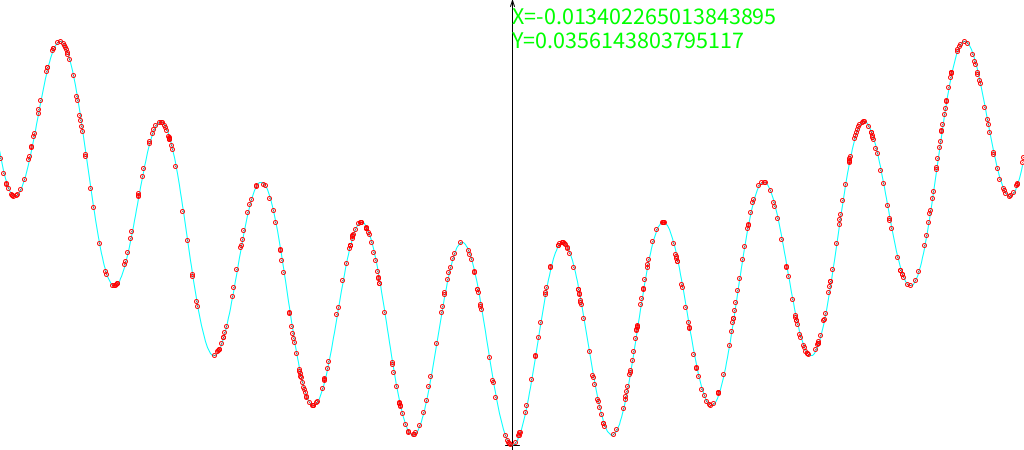
Frame 1 (no input)
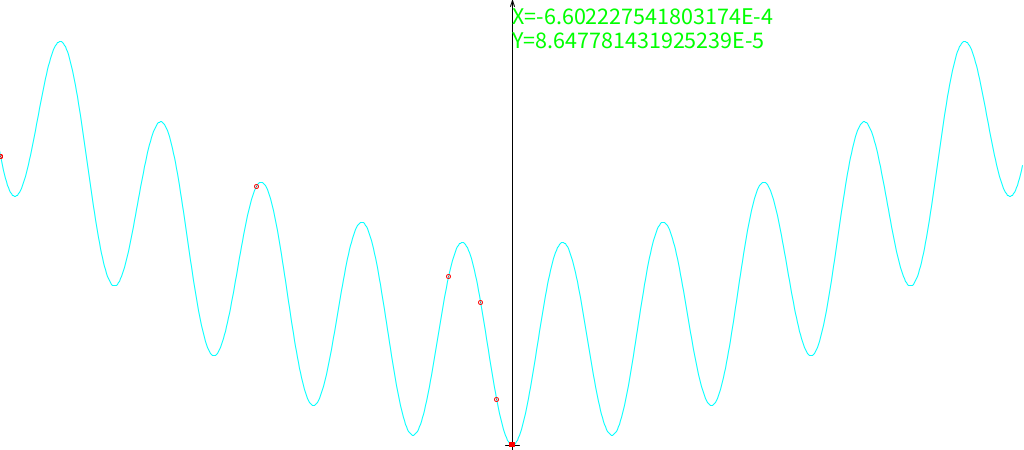
Frame 60 (the mouse pressed at the canvas centre just before this capture)
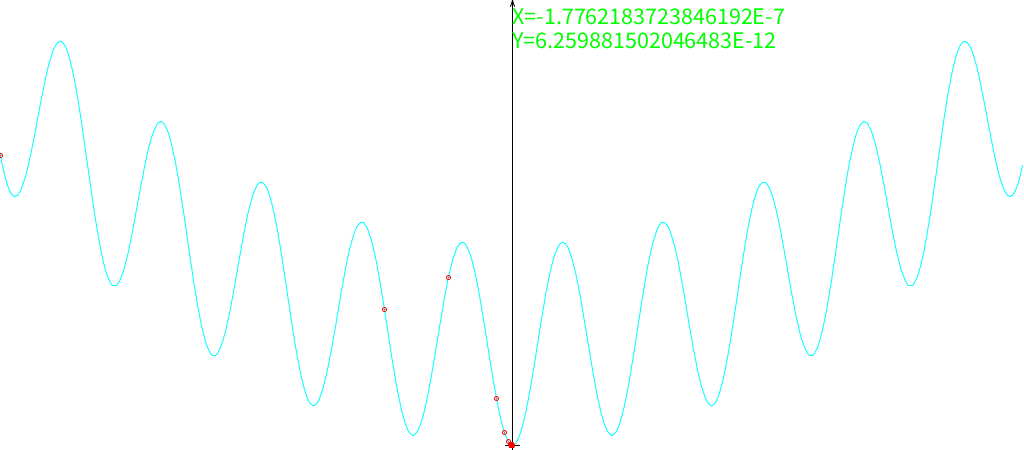
Frame 120 (the mouse held since frame 60 and released just before this capture)

The Processing sketch that drew these frames (run headless with seeded random() and noise(); from frame 60 on, the mouse is pressed at the canvas centre):

// Processing sketch: GA_Gray
// ── GA_Gray.pde
/// Bardzo prosty algorytm genetyczny z samymi mutacjami.
//-///////////////////////////////////////////////////////////
/// @date 2026-06-11 (modified)

import java.lang.Math;

/// @name Parametry algorytmu genetycznego
/// @{
int     TEMPO=10;                  ///< Ile kroków algorytmu na sekundę?
int     population_size=500;       ///< Rozmiar populacji rozwiązań.
float   selection_rate=0.33;       ///< Jaką część populacji wymieniamy w kazdej generacji (kroku algorytmu).
float   mutation_rate=0.005;       ///< Jaki jest poziom mutacji (może miec różne interpretacje!)
boolean use_Gray_code=true;        ///< Czy liczby kodujemy w sposób, który wygładza przestrzeń rozwiązań?
boolean maximize=false;            ///< Czy szukamy maksimum funkcji? Gdy false to szukamy minimum.
boolean selection_by_duels=false;  ///< Czy używamy selekcji przez pojedynki czy klasycznej - z sortowaniem.
/// @}

GAPopulation Pop;

/// Jednowymiarowa Funkcja Rastrigina.
/// @details 
/// Wzór matematyczny dla jednej zmiennej wygląda następująco:
///      \(f(x)=10+x^{2}-10\cdot \cos (2\pi x)\)
///      f(X) = 10 + x² - 10cos(2πx)
/// * Zalecany dziedzinowy przedział poszukiwań to `x in [-5.12, 5.12]`. 
///   W tym przedziale funkcja ma jedno wyraźne minimum globalne w punkcie `x = 0`,
///   gdzie wartość wynosi `0`, oraz kilkanaście minimów lokalnych („dolin”, w których 
///   można zobaczyć, że algorytm utknął, jeśli mutacja będzie za mała).
/// * Minimum globalne (Dno): Wynosi dokładnie 0.0 dla punktu `x = 0`.
/// * Maksimum globalne (Szczyt): Wynosi około 40.35 dla punktów \(x \approx \pm 4.523\).
/// * por.: https://www.wikiwand.com/en/Rastrigin_function . Są tam tez odnośniki do 
///   innych funkcji ciekawych jako banchmarki dla algorytmów optymalizacyjnych.
double Rastrigin(double x)
{
  return 10+x*x-10*Math.cos(2*x*Math.PI);
}

void calculate_fitnesses(GAPopulation pop)
{
  for(int i=0;i<pop.all.length;i++)
  {
    double cfit=pop.get_fitness(i);
    if(cfit==-Double.MAX_VALUE) // Jeszcze nie było liczone
    {
      double cx=pop.get_val(i);
      cfit=Rastrigin(cx);
      pop.set_fitness(i,cfit);
    }
  }
}


float zero=-5; ///< Pozycja Y==0 jako współrzędna w oknie.

void draw_function()
{
  stroke(0);
  line(512,height,512,0);
  line(512,0,510,6);
  line(512,0,514,6);
  line(505,zero,519,zero);
  
  int mi=width-1;
  float old_y=(float)Rastrigin(-5.13);
  stroke(0,255,255);
  for(int i=0;i<mi;i++)
  {
    double x=i/100.0-5.12;
    float y=(float)Rastrigin(x); //println(x,y);
    line(i-1,zero-old_y*10,i,zero-y*10);
    old_y=y;
  }
}

/// @name Para wartości aktualnie najlepszego rozwiązania
/// @{
double best_fit=-Double.MAX_VALUE;
double x_best=-Double.MAX_VALUE;
/// @}

void find_the_best(GAPopulation pop)
{
  if(maximize)
  { best_fit=x_best=-Double.MAX_VALUE; }
  else
  { best_fit=x_best=Double.MAX_VALUE; }
  
  for(int i=0;i<pop.all.length;i++)
  if(maximize)
  {
    double fit=pop.all[i].fitness;
    if(fit>best_fit)
    {
      best_fit=fit;
      x_best=pop.get_val(i);
    }
  }
  else
  {
    double fit=pop.all[i].fitness;
    if(fit<best_fit)
    {
      best_fit=fit;
      x_best=pop.get_val(i);
    }
  }
}

// Rysuje populacje.
void draw_population(GAPopulation pop)
{ 
  stroke(255,0,0);noFill();
  for(int i=0;i<pop.all.length;i++)
  {
    float cx=(float)pop.get_val(i)*100+512;
    float cfit=zero-(float)pop.get_fitness(i)*10;
    circle(cx,cfit,4);
    point(cx,cfit);
  }
}

void setup()
{
  //tests();
  size(1024,450);
  zero=height-5;
  Pop=new GAPopulation(population_size,-5.12,5.12,use_Gray_code);
  frameRate(TEMPO);
}

void draw()
{
  background(255);
  // Stan aktualny:
  draw_function();
  calculate_fitnesses(Pop);
  draw_population(Pop);
  
  find_the_best(Pop);
  fill(0,255,0);
  textSize(24);
  text("X="+x_best,width/2,24);
  text("Y="+best_fit,width/2,48);
  println(frameCount,"\tX:\t",x_best,"\tY:\t",best_fit);
  
  // Zmiana stanu:
  if(selection_by_duels)
  {
    Pop.clonal_offspring_by_duels(selection_rate,mutation_rate,maximize);
  }
  else
  {
    Pop.sort_by_fitness(maximize);
    Pop.clonal_offspring(selection_rate,mutation_rate);
  }
}

//-////////////////////////////////////////////////////////////////////////////////////////////////////////
//  https://www.researchgate.net/profile/WOJCIECH_BORKOWSKI - https://github.com/borkowsk/bookProcessingPL
//-////////////////////////////////////////////////////////////////////////////////////////////////////////
//_EOC

// ── GAPopulation.pde
/// Populacja agentów genetycznych do rozwiązywania jednowymiarowych problemów.
//-////////////////////////////////////////////////////////////////////////////
/// @date 2026-06-11 (last modification)
import java.lang.Math;
import java.util.Arrays;
import java.util.Comparator;

/// @brief "GAgatek" czyli agent algorytmu genetycznego.
/// @details
/// Gagatek to potoczne określenie oznaczające figlarza, łobuziaka lub osobę lekkomyślną, 
/// zdolną do nieodpowiedzialnych wybryków i drobnych wykroczeń.  
/// Synonimami są tu m.in. urwis, ancymonek, ziółko czy spryciarz.
class GAgatek implements Comparable
{
  int       gene; ///< Geny są inicjowane w konstruktorze.
  double fitness; ///< Fitness to dopiero określi środowisko.
  
  GAgatek(int i_gene){ gene=i_gene;fitness=-Double.MAX_VALUE; }
  
  void reset_gene(int i_gene) { gene=i_gene;fitness=-Double.MAX_VALUE; }
  
  //double get_fitness() { return fitness; }
  
  int compareTo(Object o)
  {
    GAgatek other=(GAgatek)o;
    if (this.fitness < other.fitness) return 1;
    if (this.fitness > other.fitness) return -1;
    return 0;
  }
  
}//_EndOfClass

/// Populacja "gagatków" zajmuje się implementacją podstawowych operacji genetycznych.
/// @details Nie implementujemy crossing-over bo w problemach jednowymiarowych nie ma potrzeby jego używania.
class GAPopulation
{
  GAgatek[] all;
  
  double  minx,range; ///< Zakres wartości x w jakim szukamy.
  boolean gray_coded; ///< Czy używamy kodowania Graya?
  
  /// @brief Konstruktor.
  GAPopulation(int population_size,double min_x,double max_x,boolean use_Gray)
  {
    all=new GAgatek[population_size];
    
    minx=min_x;
    range=max_x-min_x;
    gray_coded=use_Gray;
    
    for(int i=0;i<population_size;i++)
    {
      double r=Math.random()*range;
      int as_NKB=map_(r,range);
      int as_gray=toGray(as_NKB);
      
      float f=(float)r; ///< Żeby można było podejrzec w debugerze różnicę z `r`.
      int as_float=reinterpret(f);
      
      //Test kodowania
      println('*',minx+r,'\t',r,'\t',
              toBin(as_NKB,32),'\t',minx+unmap_(as_NKB,range),'\t',
              toBin(as_gray,32),'\t',minx+unmap_(fromGray(as_gray),range),'\t',
              toBin(as_float,32),'\t',minx+reinterpret(as_float,0f,(float)range) 
              );
              
      if(gray_coded) //TODO Zmienić na enum okreslający sposób kodowania.
        all[i]=new GAgatek(as_gray);
      else
        all[i]=new GAgatek(as_NKB);
    }
  } //<>//
  
  // Akcesory:
  //==========
  
  /// @brief Odczytanie wartości zakodowanej w genie konkretnego gagenta.
  double get_val(int index)
  {                                      assert(index<all.length);
    int from_gene=all[index].gene;
    if(gray_coded)
      return minx+unmap_(fromGray(from_gene),range);
    else
      return minx+unmap_(from_gene,range);  // NKB
  }
  
  /// @brief Ustawienie nowej wartości fitness uzyskanej "ze środowiska".
  void set_fitness(int index,double new_fitness)
  {                                     assert(index<all.length);
    all[index].fitness=new_fitness;
  }
  
  /// @brief Odczytanie wartości fitness.
  /// @return Wartość ustawioną w set_fitness, a jak jeszcze nie policzone to -Double.MAX_VALUE;
  double get_fitness(int index)
  {                                     assert(index<all.length);
    return all[index].fitness;
  } //<>//

  // GŁÓWNE OPERACJE GENETYCZNE:
  //============================

  /// @brief Sortowanie wg. fitness. @note Wartości dostosowania muszą być już znane dla wszystkich gagatków!
  /// @param maximize - czy szukamy/promujemy maksimum wartości `fitness` czy przeciwnie - minimum (co ma sens przy funkcjach).
  void sort_by_fitness(boolean maximize)
  {
    if(maximize)
      Arrays.sort(all);
    else
      // Kod sortowania odwrotnego (malejąco po fitness):
      Arrays.sort(all, new Comparator() {
        public int compare(Object o1, Object o2) {
          GAgatek g1 = (GAgatek) o1;
          GAgatek g2 = (GAgatek) o2;
          
          // Odwrotne sortowanie: g2 porównujemy z g1
          if (g2.fitness > g1.fitness) return -1;
          if (g2.fitness < g1.fitness) return 1;
          return 0;
        }
      });

    // ZBYT NOWOCZEŚNIE - NAWET Processing 4 tego nie rozumie: 
    //Arrays.sort(all,Comparator.comparingDouble(GAgatek::get_fitness));
    
    // TO DZIAŁA W Processing WERSJI 4.
    //// Sortowanie rosnąco w starszym stylu z dwuparametrową funkcją "lambda":
    //// Trochę to "magiczne" bo funkcje Lambda pochodzą z "arsenału" bardzo profesjonalnego.
    //if(maximize)
    //  Arrays.sort(all, (obiektA, obiektB) -> Double.compare(obiektA.fitness, obiektB.fitness)  );
    //else
    //  Arrays.sort(all, (obiektA, obiektB) -> Double.compare(obiektB.fitness, obiektA.fitness)  );
  }
  
  /// @brief Klonowanie genu. Nowa wartość może być identyczna lub różnić się jednym bitem.
  //double current_mutation_rate=0;
  int max_mutation_index=0;//(int)(1./current_mutation_rate);
  int randomized_clone(int parent_gene)
  {
    int index=(int)random(max_mutation_index);
    if(index<32)
      return switch_bit(parent_gene,index,32); //z mutacją
    else  
      return parent_gene; //Bez mutacji bo trafił poza
  }
  
  /// @brief Produkcja potomstwa najlepiej przystosowanych (tzw. "odcięcie").
  /// @note Zakładamy, że wcześniej policzono fitness i wykonano sortowanie!
  /// @param selection_r - współczynnik selekcji czyli jaka część populacji zostanie bezpowrotnie zastąpiona.
  /// @param mutation_r - jak często zachodzi flip bitu w powstającym klonie gagatka.
  /// @details
  /// Powstaje `population_size*selection_r` nowych agentów będacych (niekiedy zmutowanymi) klonami rodziców 
  /// wylosowanych z `population_size*(1-selection_r)` gagatków z "górnej" części tablicy `all`.
  void clonal_offspring(float selection_r,float mutation_r)
  {
    this.max_mutation_index=(int)(1./mutation_r);
    int border=(int)(all.length*(1-selection_r)); ///< Granica od której zaczyna się nowy obszar.
    for(int i=border;i<all.length;i++)
    {
      int parent_index=(int)random(0,border-1);                             assert(parent_index<border);
      int new_gene=randomized_clone(all[parent_index].gene);
      all[i].reset_gene(new_gene); //Przy okazji czyści stary fitness żeby mógł zostać policzony od nowa.
    }
  }
  
  /// @brief Produkcja potomstwa zwycięzców pojedynków losowych par. 
  /// @note Zakładamy, że wcześniej policzono `fitness`, ale nie wykonano sortowania!
  /// @param selection_r - współczynnik selekcji czyli jaka część populacji zostanie bezpowrotnie zastąpiona.
  /// @param mutation_r - jak często zachodzi flip bitu w powstającym klonie gagatka.
  /// @param maximize - czy szukamy/promujemy maksimum wartości `fitness` czy przeciwnie - minimum (co ma sens przy funkcjach).
  /// @details
  /// Powstaje `population_size*selection_r` nowych agentów będacych (niekiedy zmutowanymi) klonami rodziców,
  /// którzy wygrali pojedynki na wartość `fitness` w wylosowanych parach. 
  void clonal_offspring_by_duels(float selection_r,float mutation_r,boolean maximize)
  {
    this.max_mutation_index=(int)(1./mutation_r);
    int N=(int)(selection_r*all.length); //Ile nowych potomków, czyli ile pojedynków.
    for(int pair=0;pair<N;pair++)
    {
      GAgatek A=null,B=null;
      int indexA=-1,indexB=-1;
      
      do{ //Losowanie par z uniknięciem walk samobójczych i z nowymi dziećmi.
        indexA=(int)random(all.length);
        indexB=(int)random(all.length);
        A=all[indexA];
        B=all[indexB];
      }while(A.fitness==-Double.MAX_VALUE || B.fitness==-Double.MAX_VALUE || indexB==indexA);
      
      if(maximize) //Czy szukamy maksimum?
      {
        if(A.fitness>B.fitness) //Wygrywa A
          B.reset_gene(randomized_clone(A.gene));
        else //Wygrywa B, nawet jak ma równy fitness. Chodzi o to żeby jakaś "wymiana pokoleń" wciąż zachodziła.
          A.reset_gene(randomized_clone(B.gene));
      }
      else //Alternatywnie szukamy minimum.
      {
        if(A.fitness<B.fitness) //Wygrywa A
          B.reset_gene(randomized_clone(A.gene));
        else //Wygrywa B, nawet jak ma równy fitness. Chodzi o to żeby jakaś "wymiana pokoleń" wciąż zachodziła.
          A.reset_gene(randomized_clone(B.gene));
      }
    }
  }
  
  // MAPOWANIE ZAKRESU 0..maxVal na zakres integerów i z powrotem.
  //==============================================================
  
  /// @brief Szerokość zakresu docelowego (dla int 32 jest to dokładnie 4 294 967 295).
  final double targetRange = (double) Integer.MAX_VALUE - (double) Integer.MIN_VALUE;
        
  /// @brief Prywatne kodowanie wartości double z zakresu 0...maxVal na cały "signed int" 32-bitowy.      
  private int map_(double val, double maxVal) 
  {
        // Zabezpieczenie przed wartościami spoza zakresu [0, maxVal]
        if (val <= 0) return Integer.MIN_VALUE;
        if (val >= maxVal) return Integer.MAX_VALUE;

        // Obliczenie zmapowanej wartości
        double mapped = (double) Integer.MIN_VALUE + (val / maxVal) * targetRange;

        return (int) Math.round(mapped);
  }

  /// @brief Prywatne dekodowanie wartości z int z powrotem na zadany zakres 0...maxVal.
  private double unmap_(int codedVal, double maxVal) 
  {
      // Obliczenie pozycji codedVal w zakresie int (od 0 do 1)
      double percentage = ((double) codedVal - (double) Integer.MIN_VALUE) / targetRange;

      // Skalowanie powrotne do zakresu [0, maxVal]
      double unmapped = percentage * maxVal;

      // Zabezpieczenie przed minimalnymi błędami zaokrągleń zmiennoprzecinkowych
      if (unmapped <= 0) return 0.0;
      if (unmapped >= maxVal) return maxVal;

      return unmapped;
  }
  
}//_EndOfClass

//-////////////////////////////////////////////////////////////////////////////////////////////////////////
//  https://www.researchgate.net/profile/WOJCIECH_BORKOWSKI - https://github.com/borkowsk/bookProcessingPL
//-////////////////////////////////////////////////////////////////////////////////////////////////////////
//_EOC

// ── GAtools.pde
/// Narzędzia bitowe dla algorytmów ewolucyjnych.  
//-//////////////////////////////////////////////
/// @date 2026-06-11 (modified)
// Skomentowane w standardzie Doxygen.

/// Tworzy string z reprezentacją hexadecymalną liczby typu integer (32-bitowy).
/// @param sou - wartość wejściowa.
/// @param USE_BITS - ograniczenie liczby bitów.
public String toHex(int sou,int USE_BITS)
{                                                     assert(USE_BITS <= 32);
  int form=(USE_BITS+3)/4;
  return hex(sou,form);
}

/// Tworzy string z reprezentacją hexadecymalną liczby typu long integer (64 bitowy).
/// @param sou - wartość wejściowa.
/// @param USE_BITS - ograniczenie liczby bitów.
public String toHex(long sou,int USE_BITS)
{                                                     assert(USE_BITS <= 64);
  if(USE_BITS>32)
  {
    int high=(int)(sou>>>32);
    int low =(int)(sou);
    return toHex(high,USE_BITS-32)+"."+toHex(low,32);
  }
  else
    return toHex((int)(sou),USE_BITS);
}

/// Tworzy string z reprezentacją binarną liczby typu integer (32-bitowy).
/// @param sou - wartość wejściowa.
/// @param USE_BITS - ograniczenie liczby bitów.
public String toBin(int sou,int USE_BITS)
{                                                     assert(USE_BITS <= 32);
  return binary(sou,USE_BITS);
}

/// Tworzy string z reprezentacją binarną liczby typu long integer (64 bitowy).
/// @param sou - wartość wejściowa.
/// @param USE_BITS - ograniczenie liczby bitów.
public String toBin(long sou,int USE_BITS)
{                                                     assert(USE_BITS <= 64);
  if(USE_BITS>32)
  {
    int high=(int)(sou>>>32);
    int low =(int)(sou);
    return toBin(high,USE_BITS-32)+"."+toBin(low,32);
  }
  else
    return toBin((int)(sou),USE_BITS);
}

/// @name kodowanie z NKB na kod Graya. 
/// @details
/// Funkcje przyjmują zwykłą liczbę (np. wylosowaną) i zwracają jej reprezentację w kodzie Graya.
/// @{
  
/// Kodowanie 32 bitowej liczby NKB ze znakiem na kod Graya.
/// @param n - liczba ze znakiem zakodowana naturalnie (NKB).
/// @return liczba `n` zakodowana kodem Graya.
public static int toGray(int n) {
    return n ^ (n >>> 1);
}

/// Kodowanie 64 bitowej liczby NKB ze znakiem na kod Graya.
/// @param n - liczba ze znakiem zakodowana naturalnie (NKB).
/// @return liczba `n` zakodowana kodem Graya.
public static long toGray(long n) {
    return n ^ (n >>> 1);
}
/// @}


/// Dekodowanie powrotne z kodu Graya na NKB.
/// @details 
/// Jest to nieco bardziej skomplikowane i wymaga iteracyjnego (lub kaskadowego) nakładania operacji XOR, 
/// ponieważ każdy bit liczby NKB zależy od wszystkich bitów stojących przed nim.
/// Oto najbardziej wydajne, bezpętlowe implementacje bitowe (działające w czasie logarytmicznym).
/// @note Z pomocą Gemini, ale sprawdzone testem.
/// @{

/// Dekodowanie 32 bitowej liczby ze znakiem w kodzie Graya.
/// @param g - liczba zakodowana kodem Graya.
/// @return liczba `g` zdakodowana na kod NKB.
public static int fromGray(int g) {
    g ^= (g >>> 16);
    g ^= (g >>> 8);
    g ^= (g >>> 4);
    g ^= (g >>> 2);
    g ^= (g >>> 1);
    return g;
}

/// Dekodowanie 64 bitowej liczby ze znakiem w kodzie Graya.
/// @param g - liczba zakodowana kodem Graya.
/// @return liczba `g` zdakodowana na kod NKB.
public static long fromGray(long g) {
    g ^= (g >>> 32);
    g ^= (g >>> 16);
    g ^= (g >>> 8);
    g ^= (g >>> 4);
    g ^= (g >>> 2);
    g ^= (g >>> 1);
    return g;
}
/// @}

/// @name Funkcje obrabiające BEZNAKOWE, 32-bitowe liczby w kodzie Graya.
/// @details
/// W Javie 32-bitowa wartość bez znaku (unsigned int) mieści się w 64-bitowym typie long. 
/// Aby traktować int jako unsigned w kontekście kodu Graya, musimy zadbać o dwie rzeczy:
/// - Przy konwersji do Graya (long -> int) – uciąć wyższe 32 bity, aby operacja XOR nie 
///   uwzględniała śmieci spoza zakresu.
/// - Przy dekodowaniu (int -> long) – potraktować bity z int jako czystą wartość dodatnią 
///   (odciąć rozszerzenie znaku), a następnie przeprowadzić dekodowanie.
/// @{
  
/// Kodowanie liczby z zakresu 0...2^32 na 32 kod Graya. 
/// @param n - zakodowana naturalnie (NKB) liczba nieujemna, nie większa niż 2^32.
/// @return liczba `n` zakodowana kodem Graya.
/// @note Z pomocą Gemini, ale sprawdzone testem.
public static int toGrayU32(long n) 
{
    // Obcinamy long do 32 bitów, aby operować wyłącznie na zakresie unsigned int
    int bin = (int) n;
    // Wykonujemy klasyczną operację Graya na 32 bitach
    return bin ^ (bin >>> 1);
}

/// Dekodowanie zakodowane kodem Graya 32 bitowej liczby na liczbę z zakresu 0...2^32.
/// @param g - liczba zakodowana kodem Graya.
/// @return liczba `g` zdekodowana na NKB.
public static long fromGrayU32(int g) {
    // Krok 1: Dekodujemy kod Graya na poziomie 32 bitów
    g ^= (g >>> 16);
    g ^= (g >>> 8);
    g ^= (g >>> 4);
    g ^= (g >>> 2);
    g ^= (g >>> 1);
    
    // Krok 2: Konwertujemy zdekodowany int na bezznakowy long (maska 0xFFFFFFFFL)
    return g & 0xFFFFFFFFL;
}
/// @}

/// @name Reinterpretacje bitów int i long na float i double i odwrotnie.
///       ===============================================================
/// @details Mutowanie bitów reprezentacji zmiennoprzecinkowej obciążone jest
///          wieloma możliwościami uzyskania letalnych kombinacji, 
///          przede wszystkim wychodzących poza sensowny dla zadania zakres.
///          Pozwala jednak dojść algorytmowi znacznie bliżej rozwiązania niż
///          mapowanie zakresu na liczbę typu `int` czy nawet `long`.
/// @{
    
    ///@returns wartość z zakresu. Jeśli ciąg bitowy nie daje wartości z zakresu 
    ///         lub jest którąś z nie-liczb to zwracane jest Float.NaN, co można
    ///         sprawdzić warunkiem `if(Float.isNaN(...)) ...`.
    float   reinterpret(int src,float min,float max)
    {
      float val=Float.intBitsToFloat(src);
      if(min<=val && val<=max)
        return val;
      else
        return Float.NaN;
    }
    
    ///@returns wartość z zakresu. Jeśli ciąg bitowy nie daje wartości z zakresu 
    ///         lub jest którąś z nie-liczb to zwracane jest Float.NaN, co można
    ///         sprawdzić warunkiem `if(Float.isNaN(...)) ...`.
    double reinterpret(long src,double min,double max)
    {
      double val=Double.longBitsToDouble(src);
      if(min<=val && val<=max)
        return val;
      else
        return Double.NaN;
    }
    
    ///@returns liczbę typu `int` o takiej samej reprezentacji bitowej jak `src`.
    ///@note jak "reinterpret_cast" w C++.
    int reinterpret(float src)
    {
      return Float.floatToIntBits(src);
    }
    
    ///@returns liczbę typu `long` o takiej samej reprezentacji bitowej jak `src`.
    ///@note jak "reinterpret_cast" w C++.
    long reinterpret(double src)
    {
      return Double.doubleToLongBits(src);
    }
  
/// @}  

/// @name Funkcje kodujące mniejsze geny o dlugosci do 31 bitów w ciagu 64 bitów.
/// @details
/// Do upakowania wielu genów w jednym 64-bitowym ciągu (long) idealnie nadają się operacje na maskach bitowych.
/// W poniższych implementacjach przyjmujemy standardową konwencję, gdzie bit o indeksie 0 to najmniej znaczący bit 
/// (LST, po prawej stronie), a bit 63 to bit najstarszy (po lewej stronie). 
/// @note Poniższe wysoce wydajne, BEZWARUNKOWE funkcje realizują to zadanie, ale nie sprawdzają poprawności parametrów!
/// [Gemini]
/// @{
  
/// Funkcja wycina określoną liczbę bitów (length) zaczynając od pozycji start_pos (włącznie).
/// @details Przesuwa je na sam początek ciagu, zwracając jako czystą wartość int (unsigned).
/// @returns WYEKSTRACHOWANY CIĄGU BITÓW na liczbie typu `int` (32 bity).
public static int get_bits(long value, int pos, int length) 
{                                                                               assert(0<=pos && pos < 64);
    // 1. Przesuwamy interesujące nas bity na samą prawą stronę (pozycję 0)
    long shifted = value >>> pos;
    
    // 2. Tworzymy maskę bitową o żądanej długości (np. dla length=5: 00011111)
    long mask = (1L << length) - 1;
    
    // 3. Wycinamy bity maską i bezpiecznie rzutujemy na int
    return (int) (shifted & mask);
}

/// Funkcja wstawia wartość genu (gene_value) o określonej długości (length) w wybrane miejsce (start_pos) wewnątrz oryginalnego ciągu long. 
/// @note Stare bity na tych pozycjach są całkowicie nadpisywane.
/// @return Zwraca nowy ciąg 64 bitowy na liczbie typu `long`.
public static long put_bits(long old_value, int pos, int length, int put_value)
{                                                                               assert(0<=pos && pos < 64);
    // 1. Tworzymy maskę dla genu (np. dla length=5: 00011111)
    long mask = (1L << length) - 1;
    
    // 2. Czyszczona jest wartość genu ze struktur powyżej 'length' (zabezpieczenie)
    long clean_gene = put_value & mask;
    
    // 3. Tworzymy maskę czyszczącą dla oryginalnej liczby (zera na docelowych pozycjach)
    long clear_mask = ~(mask << pos);
    
    // 4. Czyścimy miejsce w oryginalnej liczbie i wstawiamy przesunięty gen za pomocą OR (|)
    return (old_value & clear_mask) | (clean_gene << pos);
}
/// @}

/// Funkcj3 do odwracania wartości konkretnego bitu (do użycia w mutacjach).
/// @param sou - wartość wejściowa do zmutowania.
/// @param pos - okresla w jakiej pozycji flip-flop-ujemy bit.
/// @param USE_BITS - ograniczenie liczby bitów gdzie może zajść zmiana.
/// @return liczba `sou` z odwróconym bitem na pozycji `pos`.
/// @note POZOSTAŁE BITY. TAKŻE TE POWYŻEJ `USE_BITS` NIE ULEGAJĄ ZMIANIE.
/// @{

/// Wersja 32 bitowa.  
public  int switch_bit(int sou,int pos,int USE_BITS)
{
  if(pos>=USE_BITS)
  {
    println(" Mutation outside BITMASK");
    return sou;
  }//else Pozycja jest poprawna.
  
  int bit=0x1<<pos; // Ustawianie pozycji na masce.
  return sou^bit;   // Przełącznie bitu wg. maski. (xor should do the job).
}


/// Wersja 64 bitowa.  
public  long switch_bit(long sou,int pos,int USE_BITS)
{
  if(pos>=USE_BITS)
  {
    println(" Mutation outside BITMASK");
    return sou;
  }//else Pozycja jest poprawna.
  
  long bit=0x1<<pos; // Ustawianie pozycji na masce.
  return sou^bit;    // Przełącznie bitu wg. maski. (xor should do the job).
}
/// @}

/// @name Funkcje do wykonywania crossing-over.
/// @details 
///   Działa prosto przy założeniu upraszczającym, że zawsze poczatkowa część jest od pierwszego rodzica, 
///   a od pozycji "pos" mamy bity od drugiego rodzica. Jeśli chcesz uzyskać efekt odwrotny to...
///   Zamień kolejność rodziców w wywołaniu!
/// @{
  
/// Crossing over dla chromosomów 32 bitowych.  
public static int cross_over(int parent1, int parent2, int pos) 
{                                                                assert(0<=pos && pos < 32);
    // 1. Tworzymy maskę dla końcowych (młodszych) bitów od pozycji 'pos' w prawo.
    // Np. dla pos = 4, maska to cztery jedynki: 000...0001111
    int mask = (1 << pos) - 1;

    // 2. ~mask zachowuje bity po lewej stronie (starsze) pierwszego rodzica.
    // 3. mask zachowuje bity po prawej stronie (młodsze) drugiego rodzica.
    return (parent1 & ~mask) | (parent2 & mask);
}

/// Crossing over dla chromosomów 64 bitowych.
public static long cross_over(long parent1, long parent2, int pos) 
{                                                                assert(0<=pos && pos < 64);
    // 1. Tworzymy 64-bitową maskę za pomocą literału 1L.
    long mask = (1L << pos) - 1;

    // 2. Łączymy lewą część pierwszego rodzica z prawą częścią drugiego rodzica.
    return (parent1 & ~mask) | (parent2 & mask);
}
/// @}

/// Funkcja testująca zestaw narzędzi dla GA.
void tests()
{
  int testi=0x00FFAA11;
  long testl=0x1100AABBC0DDEEFFl;//0x8100000A000000EFl;//0x1001010110000000l;//0x1100AABBC0DDEEFFl;
  
  println("\nLiczby 32 bitowe ze znakiem:\n============================");
  println("NKB:",testi);
  println("24b:",toHex(testi,24),"\t",toBin(testi,24));
  println("32b:",toHex(testi,32),"\t",toBin(testi,32));
  int gri=toGray(testi);
  println("gri:",toHex(gri,32),"\t",toBin(gri,32));
  int ugr=fromGray(gri);
  println("ugr:",toHex(ugr,32),"\t",toBin(ugr,32));
  
  println("\nLiczby 64 bitowe ze znakiem:\n============================");
  println("NKB:",testl);
  println("24b:",toHex(testl,24),"\t\t\t",toBin(testl,24));
  println("48b:",toHex(testl,48),"\t\t",toBin(testl,48));
  println("64b:",toHex(testl,64),"\t",toBin(testl,64));
  int  _0to24=get_bits(testl,0,24);
  println("0+24b:",toHex(_0to24,32),"\t\t\t\t\t\t    ",toBin(_0to24,32));
  int  _1to15=get_bits(testl,1,14);
  println("1+14b:",toHex(_1to15,32),"\t\t\t\t\t\t   ",toBin(_1to15,32));
  int  _lst4b=get_bits(testl,60,4);
  println("58+4b:",toHex(_lst4b,32),"\t\t",toBin(_lst4b,4));
  long grl=toGray(testl);
  println("gri:",toHex(grl,64),"\t",toBin(grl,64));
  long ugl=fromGray(grl);
  println("ugr:",toHex(ugl,64),"\t",toBin(ugl,64));
  
  println("\nZakodowanie bez znaku liczby z zakresu 0..2^32:\n===============================================");
  long trzyMiliardy=3000000000l;
  int gray_coded_u=toGrayU32(trzyMiliardy);
  println(trzyMiliardy,"=?=",fromGrayU32(gray_coded_u));
  println(toBin(trzyMiliardy,32),"==>",toBin(gray_coded_u,32));
  println(toBin(fromGrayU32(gray_coded_u),32));
  
  println("\nMutacja reprezentacji greyowej:\n===============================");
  int gray_coded_u1=switch_bit(gray_coded_u,0,32);
  println(trzyMiliardy," < ",fromGrayU32(gray_coded_u1));
  println("----------------------------------->",toBin(gray_coded_u1,32));
  
  int gray_coded_u2=switch_bit(gray_coded_u,30,32);
  println(trzyMiliardy," < ",fromGrayU32(gray_coded_u2));
  println("----------------------------------->",toBin(gray_coded_u2,32));
  
  println("Inserted:");
  long after_ins=put_bits(0L,16,32,gray_coded_u);
  println("------------------->",toBin(after_ins,64));
  
  println("\nCrossing over:\n==============");
  println(toBin(gray_coded_u1,32));
  println(toBin(gray_coded_u2,32));
  println("-----------------------------------------------");
  int c1=cross_over(gray_coded_u1,gray_coded_u2,24);
  println(toBin(c1,32)," = ",fromGrayU32(c1));
  int c2=cross_over(gray_coded_u2,gray_coded_u1,24);
  println(toBin(c2,32)," = ",fromGrayU32(c2));
  
  println("\n\nEND of TESTS!");
}

//-////////////////////////////////////////////////////////////////////////////////////////////////////////
//  https://www.researchgate.net/profile/WOJCIECH_BORKOWSKI - https://github.com/borkowsk/bookProcessingPL
//-////////////////////////////////////////////////////////////////////////////////////////////////////////
//_EOC
